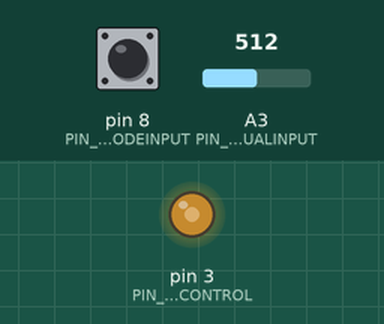
A sketch run on a simulated Arduino Uno, built with avr-gcc and run on an emulated ATmega328P. Shown: output pins drawn as LEDs (lit = HIGH). The inputs (shaded band) are chosen by the test bench; at power-on: A3 (PIN_CONTROLMANUALINPUT) = 512, pin 8 (PIN_CONTROLMODEINPUT) LOW.

Above: at 1.2 s.
1.3 s: A3 (PIN_CONTROLMANUALINPUT) set to 306
At 1.9 s:
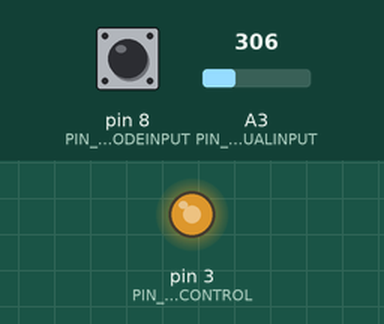
2.8 s: A3 (PIN_CONTROLMANUALINPUT) set to 245
At 4.0 s:
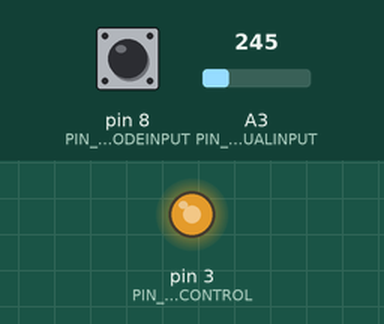
4.3 s: A3 (PIN_CONTROLMANUALINPUT) set to 900
At 5.4 s:
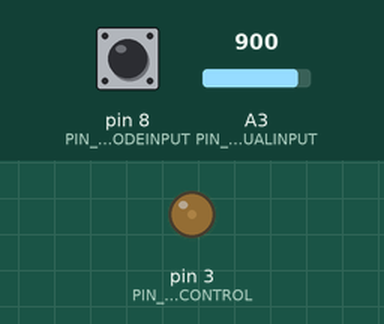
5.8 s: A3 (PIN_CONTROLMANUALINPUT) set to 1023
At 6.5 s:
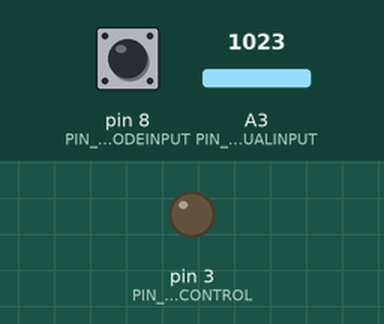
7.3 s: A3 (PIN_CONTROLMANUALINPUT) set to 511
At 7.6 s:
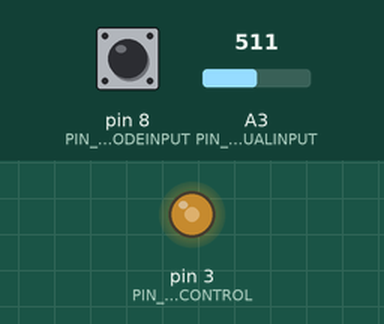
Timing chart, 0 to 9.8 s (numbered marks = the images above; inputs shaded):
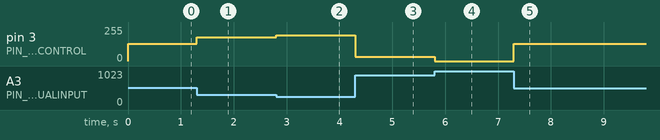

Measured:
- after the input at 1.3 s, pin 3 (PIN_BRAKECONTROL): 128/255 → 179/255 at once
- after the input at 2.8 s, pin 3 (PIN_BRAKECONTROL): 179/255 → 194/255 at once
- after the input at 4.3 s, pin 3 (PIN_BRAKECONTROL): 194/255 → 31/255 at once
- after the input at 5.8 s, pin 3 (PIN_BRAKECONTROL): 31/255 → 0/255 at once
- after the input at 7.3 s, pin 3 (PIN_BRAKECONTROL): 0/255 → 128/255 at once

The sketch:

dynocontroller.ino
```cpp
#include "config.h"
#include "control.h"

void setup() {
  setupPins();
  Serial.begin(9600);
}

void loop() {
  controlBrake(readInput());
  //information();
}
```

control.cpp
```cpp
#include "config.h"
#include "control.h"

void setupPins() {
  Serial.begin(9600);
  pinMode(PIN_BRAKECONTROL, OUTPUT);
  pinMode(PIN_CONTROLAUTOINPUT,INPUT);
  pinMode(PIN_CONTROLMANUALINPUT, INPUT);
  pinMode(PIN_CONTROLMODEINPUT, INPUT);
  digitalWrite(LED_BUILTIN, HIGH);
}


int readMode() {
  return digitalRead(PIN_CONTROLMODEINPUT);
}

int readInput() {
  int power = 0;
  if(readMode())
    power = analogRead(PIN_CONTROLAUTOINPUT);
  else {
    if(INVERTMANUALINPUT)
      power = 1024 - analogRead(PIN_CONTROLMANUALINPUT);
    else
      power = analogRead(PIN_CONTROLMANUALINPUT);
  }
  // Analogread is 10 bit, analogwrite is only 8 bit
  // shifting 2 steps
  power = power >> 2;
  return power;
}

void controlBrake(int power) {
  //Some small guards
  if(power > 255) power = 255;
  if(power < 0) power = 0;

  analogWrite(PIN_BRAKECONTROL,power);
}


void information() {
  Serial.print("Manual input: "); Serial.println(analogRead(PIN_CONTROLMANUALINPUT));
  delay(1000);
  Serial.print("Auto input: "); Serial.println(analogRead(PIN_CONTROLAUTOINPUT));
  delay(1000);
  Serial.print("Mode input: "); Serial.println(digitalRead(PIN_CONTROLMODEINPUT));
  delay(1000);
  Serial.print("Power to brake: "); Serial.println(readInput());
  delay(3000);


}
```

control.h
```cpp
#ifndef CONTROL_H
#define CONTROL_H
#include <Arduino.h>


// Setup all neccesary pins
void setupPins();

// reads which mode
// 1 - auto
// 0 - manual
int readMode();


// Reads the input
// knows if in manual or auto mode
// Return 0 - 255
int readInput();

// Set the power to brake 0 - 255
void controlBrake(int power);

// Write out some information to serial
void information();

#endif
```

config.h
```cpp
#ifndef CONFIG_H
#define CONFIG_H

// All pins needed
#define PIN_BRAKECONTROL 3
#define PIN_CONTROLAUTOINPUT A1
#define PIN_CONTROLMANUALINPUT A3
#define PIN_CONTROLMODEINPUT 8


#define INVERTMANUALINPUT 1 // 1 - If manual input is inverted


#endif
```
